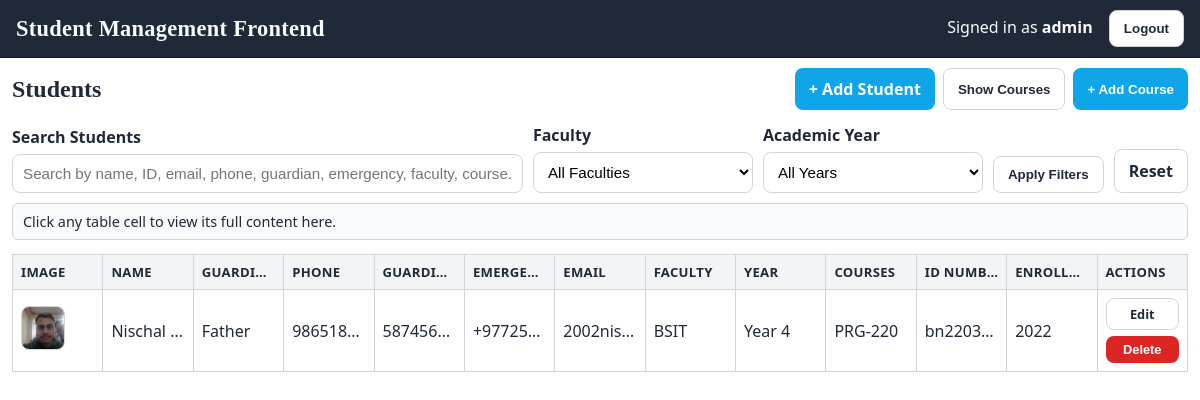
/students/ (signed in), run on an earlier commit of the app's database.
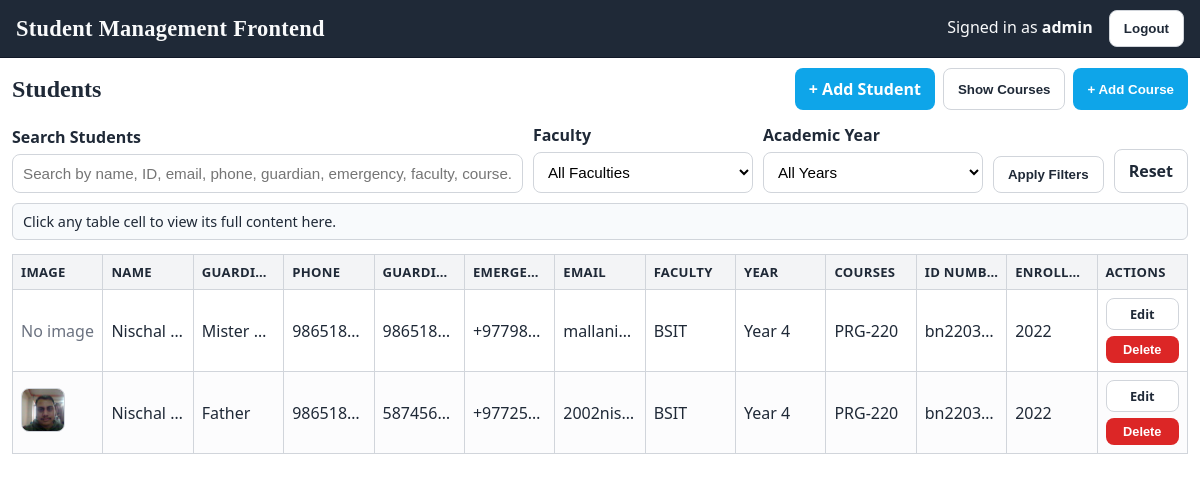
And on a later commit of the database.
### students/models.py (models this page shows, shortened)
class Student(models.Model):
	class FacultyChoices(models.TextChoices):
		BSIT = "bsit", "BSIT"
		MSIT = "msit", "MSIT"
		BBA = "bba", "BBA"
		MBA = "mba", "MBA"
	class AcademicYearChoices(models.TextChoices):
		YEAR_1 = "year_1", "Year 1"
		YEAR_2 = "year_2", "Year 2"
		YEAR_3 = "year_3", "Year 3"
		YEAR_4 = "year_4", "Year 4"
	full_name = models.CharField(max_length=200)
	guardian_name = models.CharField(max_length=200, default="Unknown Guardian")
	phone_number = models.CharField(max_length=16, validators=[phone_validator])
	guardian_phone_number = models.CharField(max_length=16, validators=[phone_validator])
	emergency_contact_number = models.CharField(
		max_length=16,
		validators=[phone_validator],
		default="+10000000000",
	)
	email = models.EmailField(unique=True)
	faculty = models.CharField(max_length=30, choices=FacultyChoices.choices)
	academic_year = models.CharField(max_length=20, choices=AcademicYearChoices.choices)
	student_id_number = models.CharField(max_length=30, unique=True)
	year_of_enrollment = models.PositiveSmallIntegerField(validators=[MinValueValidator(1900)])
	profile_image = models.ImageField(upload_to="students/", blank=True, null=True)
	courses = models.ManyToManyField(Course, through="Enrollment", related_name="students")
	created_at = models.DateTimeField(auto_now_add=True)
	updated_at = models.DateTimeField(auto_now=True)
	class Meta:
		ordering = ["full_name", "student_id_number"]
		indexes = [
			models.Index(fields=["student_id_number"], name="student_sid_idx"),
			models.Index(fields=["email"], name="student_email_idx"),
			models.Index(fields=["faculty", "academic_year"], name="student_fac_year_idx"),
			models.Index(fields=["year_of_enrollment"], name="student_enroll_year_idx"),
		]

class Course(models.Model):
	class FacultyChoices(models.TextChoices):
		BSIT = "bsit", "BSIT"
		MSIT = "msit", "MSIT"
		BBA = "bba", "BBA"
		MBA = "mba", "MBA"
	code = models.CharField(max_length=20, unique=True)
	name = models.CharField(max_length=120, unique=True)
	faculty = models.CharField(
		max_length=30,
		choices=FacultyChoices.choices,
		default=FacultyChoices.BSIT,
	)
	description = models.TextField(blank=True)
	class Meta:
		ordering = ["code"]
		indexes = [
			models.Index(fields=["code"], name="course_code_idx"),
			models.Index(fields=["name"], name="course_name_idx"),
			models.Index(fields=["faculty", "code"], name="course_faculty_code_idx"),
		]

### students/web_views.py (the view, shortened to what this page needs)
# urls.py: path("", web_views.student_list, name="student-list"),
@login_required
def student_list(request):
    faculty = request.GET.get("faculty")
    academic_year = request.GET.get("academic_year")
    query = request.GET.get("q", "").strip()
    students = Student.objects.all().prefetch_related("courses")
    courses = Course.objects.all().order_by("faculty", "code")
    if faculty:
        students = students.filter(faculty=faculty)
    if academic_year:
        students = students.filter(academic_year=academic_year)
    context = {
        "students": students,
        "courses": courses,
        "course_form": CourseForm(),
        "faculty_choices": Student.FacultyChoices.choices,
        "year_choices": Student.AcademicYearChoices.choices,
        "active_faculty": faculty,
        "active_year": academic_year,
        "active_query": query,
        "show_course_form": False,
    }
    return render(request, "students/student_list.html", context)

### students/forms.py
class CourseForm(forms.ModelForm):
    class Meta:
        model = Course
        fields = ["faculty", "code", "name", "description"]

### students/templates/students/student_list.html (shortened to what this page needs)
{% extends "students/base.html" %}
{% block content %}
    <div style="display:flex; justify-content:space-between; align-items:center; gap:10px; flex-wrap:wrap;">
        <h2 style="margin:0; font-family: Georgia, 'Palatino Linotype', serif;">Students</h2>
        <div style="display:flex; gap:8px; flex-wrap:wrap;">
            <a class="btn btn-primary" href="{% url 'students_web:student-create' %}">+ Add Student</a>
            <button type="button" class="btn btn-ghost" id="toggle-courses-section">Show Courses</button>
            <button type="button" class="btn btn-primary" id="open-course-form">+ Add Course</button>
        </div>
    </div>
    <form method="get" style="margin-top:14px; display:flex; gap:10px; flex-wrap:wrap; align-items:end;">
        <div class="form-row" style="min-width:260px; flex:1;">
            <label for="q">Search Students</label>
            <input
                type="text"
                id="q"
                name="q"
                value="{{ active_query }}"
                placeholder="Search by name, ID, email, phone, guardian, emergency, faculty, course..."
            />
        </div>
        <div class="form-row" style="min-width:220px;">
            <label for="faculty">Faculty</label>
            <select name="faculty" id="faculty">
                <option value="">All Faculties</option>
            </select>
        </div>
        <div class="form-row" style="min-width:220px;">
            <label for="academic_year">Academic Year</label>
            <select name="academic_year" id="academic_year">
                <option value="">All Years</option>
            </select>
        </div>
        <button type="submit" class="btn btn-ghost">Apply Filters</button>
        <a href="{% url 'students_web:student-list' %}" class="btn btn-ghost">Reset</a>
    </form>
    <div id="cell-viewer" class="cell-viewer">Click any table cell to view its full content here.</div>
    <div class="table-wrap">
        <table>
            <thead>
                <tr>
                    <th>Image</th>
                    <th>Name</th>
                    <th>Guardian Name</th>
                    <th>Phone</th>
                    <th>Guardian</th>
                    <th>Emergency</th>
                    <th>Email</th>
                    <th>Faculty</th>
                    <th>Year</th>
                    <th>Courses</th>
                    <th>ID Number</th>
                    <th>Enrollment Year</th>
                    <th>Actions</th>
                </tr>
            </thead>
            <tbody>
                {% for student in students %}
                    <tr>
                        <td>
                            {% if student.profile_image %}
                                <img class="avatar" src="{{ student.profile_image.url }}" alt="{{ student.full_name }}" />
                            {% else %}
                                <span style="color: var(--muted);">No image</span>
                            {% endif %}
                        </td>
                        <td>{{ student.full_name }}</td>
                        <td>{{ student.guardian_name }}</td>
                        <td>{{ student.phone_number }}</td>
                        <td>{{ student.guardian_phone_number }}</td>
                        <td>{{ student.emergency_contact_number }}</td>
                        <td>{{ student.email }}</td>
                        <td>{{ student.get_faculty_display }}</td>
                        <td>{{ student.get_academic_year_display }}</td>
                        <td>
                            {% for course in student.courses.all %}
                                <span style="display:block;">{{ course.code }}</span>
                            {% empty %}
                                <span style="color: var(--muted);">None</span>
                            {% endfor %}
                        </td>
                        <td>{{ student.student_id_number }}</td>
                        <td>{{ student.year_of_enrollment }}</td>
                        <td>
                            <div class="actions">
                                <a class="btn btn-ghost" href="{% url 'students_web:student-update' student.pk %}">Edit</a>
                                <form method="post" action="{% url 'students_web:student-delete' student.pk %}" onsubmit="return confirm('Delete this student?');">
                                    <button type="submit" class="btn btn-danger">Delete</button>
                                </form>
                            </div>
                        </td>
                    </tr>
                {% empty %}
                    <tr>
                        <td colspan="13" style="text-align:center; color: var(--muted);">No students found.</td>
                    </tr>
                {% endfor %}
            </tbody>
        </table>
    </div>
{% endblock %}

### students/templates/students/base.html (shortened to what this page needs)
<!DOCTYPE html>
<html lang="en">
<head>
</head>
<body>
    <div class="container">
        <div class="header">
            <h1>Student Management Frontend</h1>
            <div>
                {% if user.is_authenticated %}
                    <span>Signed in as <strong>{{ user.username }}</strong></span>
                    <form action="{% url 'logout' %}" method="post" style="display:inline; margin-left: 12px;">
                        <button class="btn btn-ghost" type="submit">Logout</button>
                    </form>
                {% else %}
                    <a href="{% url 'login' %}">Login</a>
                {% endif %}
            </div>
        </div>
        <div class="content">
            {% block content %}{% endblock %}
        </div>
    </div>
</body>
</html>

### students/templates/students/base.html (style rules this page uses)
:root { --ink: #1f2937; --bg: #f3f4f6; --paper: #ffffff; --accent: #0ea5e9; --accent-dark: #0284c7; --danger: #dc2626; --muted: #6b7280; --border: #d1d5db; }
* { box-sizing: border-box; }
body { margin: 0; font-family: "Trebuchet MS", "Lucida Sans Unicode", "Segoe UI", sans-serif; color: var(--ink); background: var(--bg); min-height: 100dvh; }
.container { width: 100vw; min-height: 100dvh; margin: 0; background: var(--paper); border: 0; border-radius: 0; box-shadow: none; overflow: visible; }
.header { display: flex; justify-content: space-between; align-items: center; padding: 10px 16px; background: #1f2937; color: #f9fafb; border-bottom: 1px solid #111827; }
.header h1 { margin: 0; font-family: Georgia, "Palatino Linotype", serif; font-size: 1.4rem; letter-spacing: 0.3px; }
.content { padding: 10px 12px; }
.btn { border: 0; border-radius: 8px; padding: 10px 14px; cursor: pointer; font-weight: 700; text-decoration: none; display: inline-block; transition: transform 0.15s ease; }
.btn-primary { background: var(--accent); color: white; }
.btn-danger { background: var(--danger); color: white; }
.btn-ghost { border: 1px solid var(--border); color: var(--ink); background: white; }
.form-row { display: flex; flex-direction: column; gap: 6px; }
label { font-weight: 700; }
input, select, textarea { border: 1px solid var(--border); border-radius: 8px; padding: 10px; font-size: 0.95rem; background: #fff; }
.table-wrap { overflow-x: auto; }
table { width: 100%; border-collapse: collapse; margin-top: 14px; background: #fff; table-layout: fixed; }
th, td { text-align: left; padding: 8px; border: 1px solid var(--border); vertical-align: middle; white-space: nowrap; overflow: hidden; text-overflow: ellipsis; }
th { background: #f3f4f6; font-size: 0.82rem; text-transform: uppercase; letter-spacing: 0.3px; position: sticky; top: 0; z-index: 1; }
tbody tr:nth-child(even) { background: #fcfcfd; }
.avatar { width: 44px; height: 44px; border-radius: 8px; object-fit: cover; border: 1px solid var(--border); }
.actions { display: flex; flex-direction: column; gap: 6px; align-items: stretch; width: 100%; }
.actions a, .actions button, .actions form { width: 100%; }
.actions .btn { padding: 6px 8px; font-size: 0.8rem; text-align: center; display: block; }
.cell-viewer { margin-top: 10px; padding: 8px 10px; border: 1px solid var(--border); background: #f8fafc; border-radius: 6px; font-size: 0.9rem; min-height: 36px; display: flex; align-items: center; }

What changed in the data, as far as the page shows it:
added Student: profile_image "No image", full_name "Nischal…", guardian_name "Mister…", phone_number "986518…", guardian_phone_number "986518…", emergency_contact_number "+97798…", email "mallani…", faculty "BSIT", academic_year "Year 4", student_id_number "bn2203…", year_of_enrollment "2022", Course (code "PRG-220")
